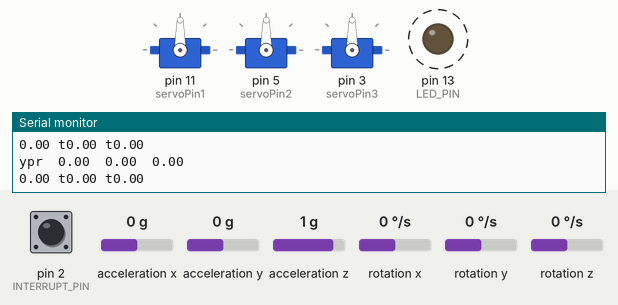
Simulated run of this sketch. Board: Arduino Uno, built with avr-gcc and run on an emulated ATmega328P. On the bench: 3 × servo, output pins drawn as LEDs (lit = HIGH), the last lines printed to the serial monitor. Dashed ring = blinking. The inputs (shaded band) are chosen by the test bench; at power-on: acceleration x 0 g, acceleration y 0 g, acceleration z 1 g, rotation z 0 °/s, pin 2 (INTERRUPT_PIN) LOW, rotation x 0 °/s, rotation y 0 °/s. The sensor or clock chip raises its interrupt line as the real part does.

Above: at 1.29 s.
1.8 s: acceleration x set to -1.4 g
At 2.2 s:
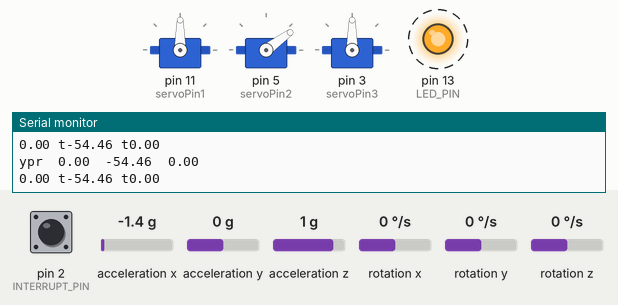
4.8 s: acceleration y set to -1.4 g
At 4.96 s:
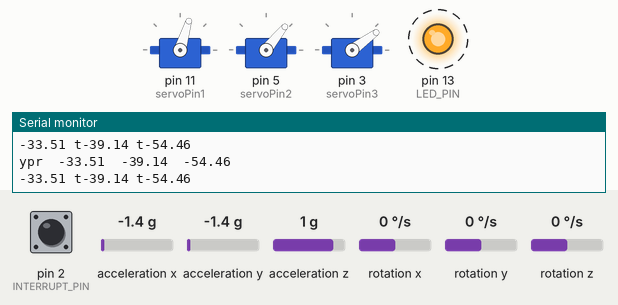
7.8 s: acceleration z set to -1.4 g
At 8.08 s:
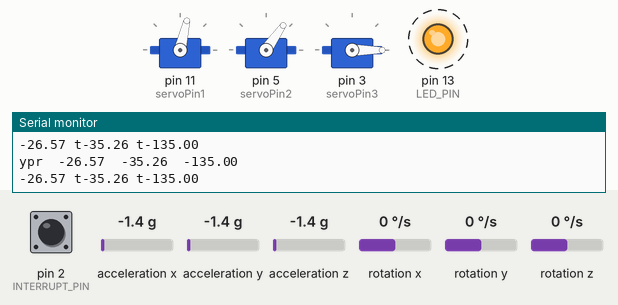
10.8 s: rotation z set to -192 °/s
At 11.54 s:
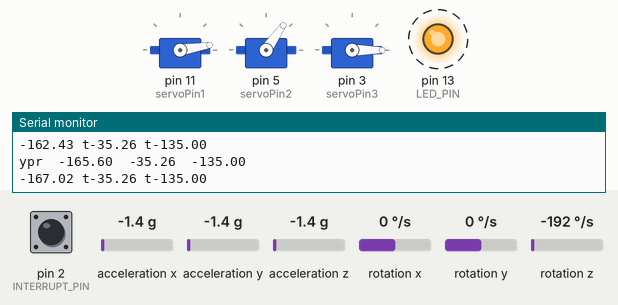
13.8 s: acceleration x set to -0.8 g
At 14.68 s:
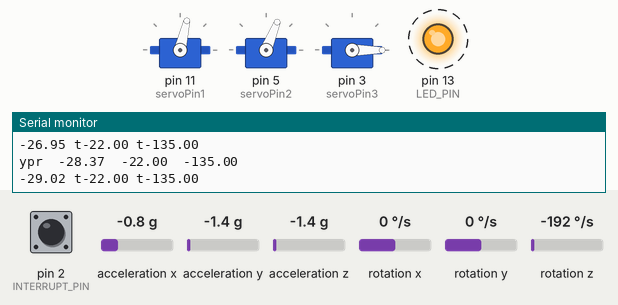
16.8 s: acceleration y set to 0 g
At 17.83 s:
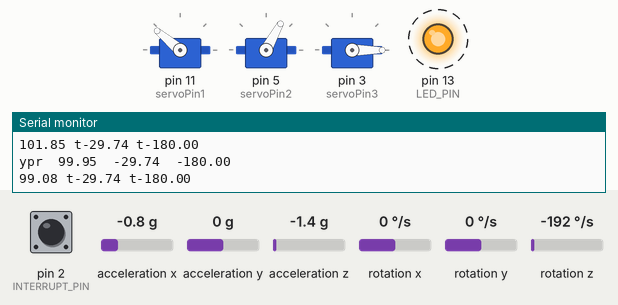
Timing chart, 0 to 20.8 s (numbered marks = the images above; inputs shaded):
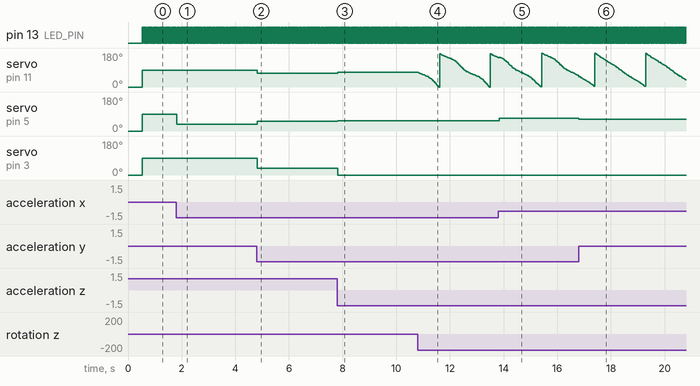

Measured:
- after the input at 1.8 s, servo on pin 5 (servoPin2): 90° → 36° at once
- after the input at 4.8 s, servo on pin 11 (servoPin1): 90° → 73° at once; servo on pin 5 (servoPin2): 36° → 51° at once; servo on pin 3 (servoPin3): 90° → 36° at once
- after the input at 7.8 s, servo on pin 11 (servoPin1): 73° → 77° at once; servo on pin 5 (servoPin2): 51° → 55° at once; servo on pin 3 (servoPin3): 36° → 0° at once
- after the input at 10.8 s, servo on pin 11 (servoPin1): ramps from 176° to 0° and jumps back, once every 1.9 s
- after the input at 13.8 s, servo on pin 5 (servoPin2): 55° → 68° at once
- after the input at 16.8 s, servo on pin 5 (servoPin2): 68° → 61° at once
- by itself, pin 13 (LED_PIN): alternates HIGH for 0.02 s and LOW for 0.02 s

The sketch:

STABLIZING_PLATFORM_1.ino
```cpp
#include <Servo.h>

#include "I2Cdev.h"
#include "MPU6050_6Axis_MotionApps20.h"
#if I2CDEV_IMPLEMENTATION == I2CDEV_ARDUINO_WIRE
    #include "Wire.h"
#endif
 MPU6050 mpu;
#define OUTPUT_READABLE_YAWPITCHROLL
#define INTERRUPT_PIN 2  // use pin 2 on Arduino Uno & most boards
#define LED_PIN 13 // (Arduino is 13, Teensy is 11, Teensy++ is 6)
bool blinkState = false;

// MPU control/status vars
bool dmpReady = false;  // set true if DMP init was successful
uint8_t mpuIntStatus;   // holds actual interrupt status byte from MPU
uint8_t devStatus;      // return status after each device operation (0 = success, !0 = error)
uint16_t packetSize;    // expected DMP packet size (default is 42 bytes)
uint16_t fifoCount;     // count of all bytes currently in FIFO
uint8_t fifoBuffer[64]; // FIFO storage buffer

// orientation/motion vars
Quaternion q;           // [w, x, y, z]         quaternion container
VectorInt16 aa;         // [x, y, z]            accel sensor measurements
VectorInt16 aaReal;     // [x, y, z]            gravity-free accel sensor measurements
VectorInt16 aaWorld;    // [x, y, z]            world-frame accel sensor measurements
VectorFloat gravity;    // [x, y, z]            gravity vector
float euler[3];         // [psi, theta, phi]    Euler angle container
float ypr[3];           // [yaw, pitch, roll]   yaw/pitch/roll container and gravity vector

// packet structure for InvenSense teapot demo
uint8_t teapotPacket[14] = { '$', 0x02, 0,0, 0,0, 0,0, 0,0, 0x00, 0x00, '\r', '\n' };


// ================================================================
// ===               INTERRUPT DETECTION ROUTINE                ===
// ================================================================

volatile bool mpuInterrupt = false;     // indicates whether MPU interrupt pin has gone high
void dmpDataReady() {
    mpuInterrupt = true;
}


// ================================================================
// ===                      INITIAL SETUP                       ===
// ================================================================


int  servoPin1  =  11 , servoPin2  =  5 , servoPin3  =  3 ;
Servo servo1, servo2, servo3;

void setup() {

        servo1.attach (servoPin1);
        servo2.attach (servoPin2);
        servo3.attach (servoPin3);

        servo1.write ( 0 ); // Init the servo1 angle to 0
        servo2.write ( 0 ); // Init the servo2 angle to 0
        servo3.write ( 0 ); // Init the servo2 angle to 0


    #if I2CDEV_IMPLEMENTATION == I2CDEV_ARDUINO_WIRE
        Wire.begin();
        Wire.setClock(400000); // 400kHz I2C clock. Comment this line if having compilation difficulties
    #elif I2CDEV_IMPLEMENTATION == I2CDEV_BUILTIN_FASTWIRE
        Fastwire::setup(400, true);
    #endif
    Serial.begin(115200);
    while (!Serial);


    // initialize device
    Serial.println(F("Initializing I2C devices..."));
    mpu.initialize();
    pinMode(INTERRUPT_PIN, INPUT);

    // verify connection
    Serial.println(F("Testing device connections..."));
    Serial.println(mpu.testConnection() ? F("MPU6050 connection successful") : F("MPU6050 connection failed"));
 /////////////////////////////////////////////////////////////////////////////////////////////////////////////////////
 //remove this part to make the code run only after accepting a command
    // wait for ready
//    Serial.println(F("\nSend any character to begin DMP programming and demo: "));
//    while (Serial.available() && Serial.read()); // empty buffer
//    while (!Serial.available());                 // wait for data
//    while (Serial.available() && Serial.read()); // empty buffer again
 /////////////////////////////////////////////////////////////////////////////////////////////////////////////////////
    // load and configure the DMP
    Serial.println(F("Initializing DMP..."));
    devStatus = mpu.dmpInitialize();

    // supply your own gyro offsets here, scaled for min sensitivity
    mpu.setXGyroOffset(93);
    mpu.setYGyroOffset(-3);
    mpu.setZGyroOffset(-8);
    mpu.setZAccelOffset(2966); // 1688 factory default for my test chip

    // make sure it worked (returns 0 if so)
    if (devStatus == 0) {
        // turn on the DMP, now that it's ready
        Serial.println(F("Enabling DMP..."));
        mpu.setDMPEnabled(true);

        // enable Arduino interrupt detection
        Serial.println(F("Enabling interrupt detection (Arduino external interrupt 0)..."));
        attachInterrupt(digitalPinToInterrupt(INTERRUPT_PIN), dmpDataReady, RISING);
        mpuIntStatus = mpu.getIntStatus();

        // set our DMP Ready flag so the main loop() function knows it's okay to use it
        Serial.println(F("DMP ready! Waiting for first interrupt..."));
        dmpReady = true;

        // get expected DMP packet size for later comparison
        packetSize = mpu.dmpGetFIFOPacketSize();
    } else {
        // ERROR!
        // 1 = initial memory load failed
        // 2 = DMP configuration updates failed
        // (if it's going to break, usually the code will be 1)
        Serial.print(F("DMP Initialization failed (code "));
        Serial.print(devStatus);
        Serial.println(F(")"));
    }

    // configure LED for output
    pinMode(LED_PIN, OUTPUT);
}


// ================================================================
// ===                    MAIN PROGRAM LOOP                     ===
// ================================================================

void loop() {
    // if programming failed, don't try to do anything
    if (!dmpReady) return;

    // wait for MPU interrupt or extra packet(s) available
    while (!mpuInterrupt && fifoCount < packetSize) {

    }

    // reset interrupt flag and get INT_STATUS byte
    mpuInterrupt = false;
    mpuIntStatus = mpu.getIntStatus();

    // get current FIFO count
    fifoCount = mpu.getFIFOCount();

    // check for overflow (this should never happen unless our code is too inefficient)
    if ((mpuIntStatus & 0x10) || fifoCount == 1024) {
        // reset so we can continue cleanly
        mpu.resetFIFO();
        Serial.println(F("FIFO overflow!"));

    // otherwise, check for DMP data ready interrupt (this should happen frequently)
    } else if (mpuIntStatus & 0x02) {
        // wait for correct available data length, should be a VERY short wait
        while (fifoCount < packetSize) fifoCount = mpu.getFIFOCount();

        // read a packet from FIFO
        mpu.getFIFOBytes(fifoBuffer, packetSize);

        // track FIFO count here in case there is > 1 packet available
        // (this lets us immediately read more without waiting for an interrupt)
        fifoCount -= packetSize;

        #ifdef OUTPUT_READABLE_QUATERNION
            // display quaternion values in easy matrix form: w x y z
            mpu.dmpGetQuaternion(&q, fifoBuffer);
            Serial.print("quat\t");
            Serial.print(q.w);
            Serial.print("\t");
            Serial.print(q.x);
            Serial.print("\t");
            Serial.print(q.y);
            Serial.print("\t");
            Serial.println(q.z);
        #endif

        #ifdef OUTPUT_READABLE_EULER
            // display Euler angles in degrees
            mpu.dmpGetQuaternion(&q, fifoBuffer);
            mpu.dmpGetEuler(euler, &q);
            Serial.print("euler\t");
            Serial.print(euler[0] * 180/M_PI);
            Serial.print("\t");
            Serial.print(euler[1] * 180/M_PI);
            Serial.print("\t");
            Serial.println(euler[2] * 180/M_PI);
        #endif

        #ifdef OUTPUT_READABLE_YAWPITCHROLL
            // display Euler angles in degrees
            mpu.dmpGetQuaternion(&q, fifoBuffer);
            mpu.dmpGetGravity(&gravity, &q);
            mpu.dmpGetYawPitchRoll(ypr, &q, &gravity);
            Serial.print("ypr\t");
            Serial.print(ypr[0] * 180/M_PI);
            Serial.print("\t");
            Serial.print(ypr[1] * 180/M_PI);
            Serial.print("\t");
            Serial.println(ypr[2] * 180/M_PI);
        #endif

        #ifdef OUTPUT_READABLE_REALACCEL
            // display real acceleration, adjusted to remove gravity
            mpu.dmpGetQuaternion(&q, fifoBuffer);
            mpu.dmpGetAccel(&aa, fifoBuffer);
            mpu.dmpGetGravity(&gravity, &q);
            mpu.dmpGetLinearAccel(&aaReal, &aa, &gravity);
            Serial.print("areal\t");
            Serial.print(aaReal.x);
            Serial.print("\t");
            Serial.print(aaReal.y);
            Serial.print("\t");
            Serial.println(aaReal.z);
        #endif

        #ifdef OUTPUT_READABLE_WORLDACCEL
            // display initial world-frame acceleration, adjusted to remove gravity
            // and rotated based on known orientation from quaternion
            mpu.dmpGetQuaternion(&q, fifoBuffer);
            mpu.dmpGetAccel(&aa, fifoBuffer);
            mpu.dmpGetGravity(&gravity, &q);
            mpu.dmpGetLinearAccel(&aaReal, &aa, &gravity);
            mpu.dmpGetLinearAccelInWorld(&aaWorld, &aaReal, &q);
            Serial.print("aworld\t");
            Serial.print(aaWorld.x);
            Serial.print("\t");
            Serial.print(aaWorld.y);
            Serial.print("\t");
            Serial.println(aaWorld.z);
        #endif

        #ifdef OUTPUT_TEAPOT
            // display quaternion values in InvenSense Teapot demo format:
            teapotPacket[2] = fifoBuffer[0];
            teapotPacket[3] = fifoBuffer[1];
            teapotPacket[4] = fifoBuffer[4];
            teapotPacket[5] = fifoBuffer[5];
            teapotPacket[6] = fifoBuffer[8];
            teapotPacket[7] = fifoBuffer[9];
            teapotPacket[8] = fifoBuffer[12];
            teapotPacket[9] = fifoBuffer[13];
            Serial.write(teapotPacket, 14);
            teapotPacket[11]++; // packetCount, loops at 0xFF on purpose
        #endif

/////

        #ifdef  OUTPUT_READABLE_YAWPITCHROLL

            // display Euler angles in degrees

            mpu.dmpGetQuaternion (& q, fifoBuffer);
            mpu.dmpGetGravity (& gravity, & q);
            mpu.dmpGetYawPitchRoll (ypr, & q, & gravity);

            //Serial.print ( "ypr \ t" );
            Serial.print (ypr [ 0 ]  *  180 / M_PI);
            servo1.write (map (ypr [ 0 ]  *  180 / M_PI,  - 180 ,  180 ,  0 ,  180 )); // Control servo1

            Serial.print ( "\ t" );
            Serial.print (ypr [ 1 ]  *  180 / M_PI);
            servo2.write (map (ypr [ 1 ]  *  180 / M_PI,  - 90 ,  90 ,  0 ,  180 )); // Control servo2

            Serial.print ( "\ t" );
            Serial.println (ypr [ 2 ]  *  180 / M_PI);
            servo3.write (map (ypr [ 2 ]  *  180 / M_PI,  - 90 ,  90 ,  0 ,  180 )); // Control servo3

        #endif


        // blink LED to indicate activity
        blinkState = !blinkState;
        digitalWrite(LED_PIN, blinkState);
    }
}
```
